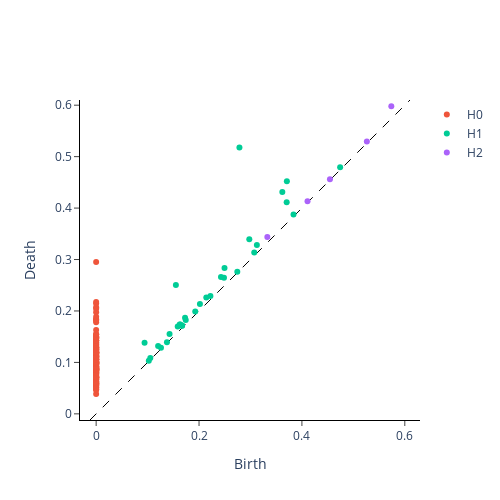
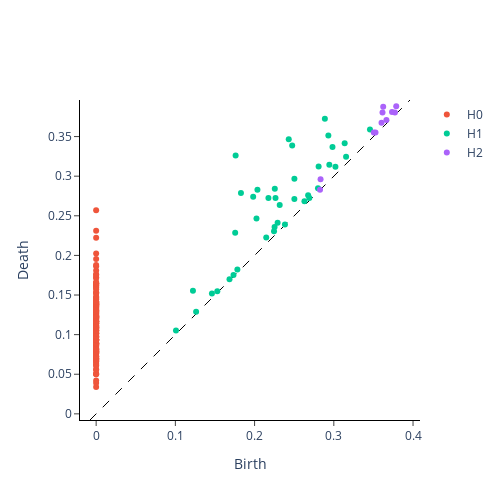
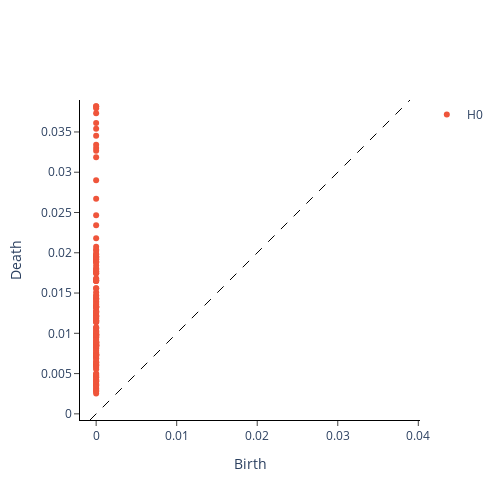
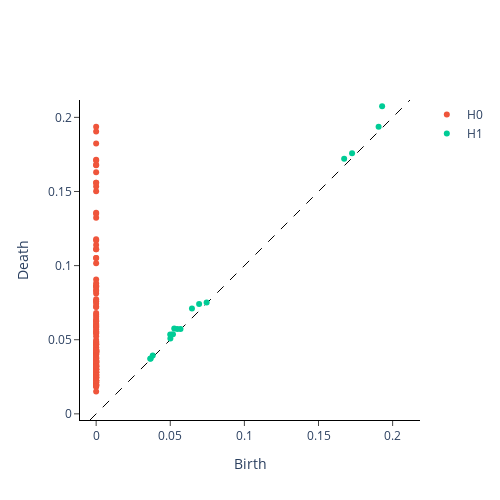

Notebook code cell kept with these figures, in order:
### Code cell
# Diagrama de persistencia de cada serie 
diagram_emb = VR.fit_transform(X_emb)

for name, diagram in zip(data_norm.columns, diagram_emb):
    print(f"Diagrama de persistencia para {name}")
    plot_diagram(diagram).show()
